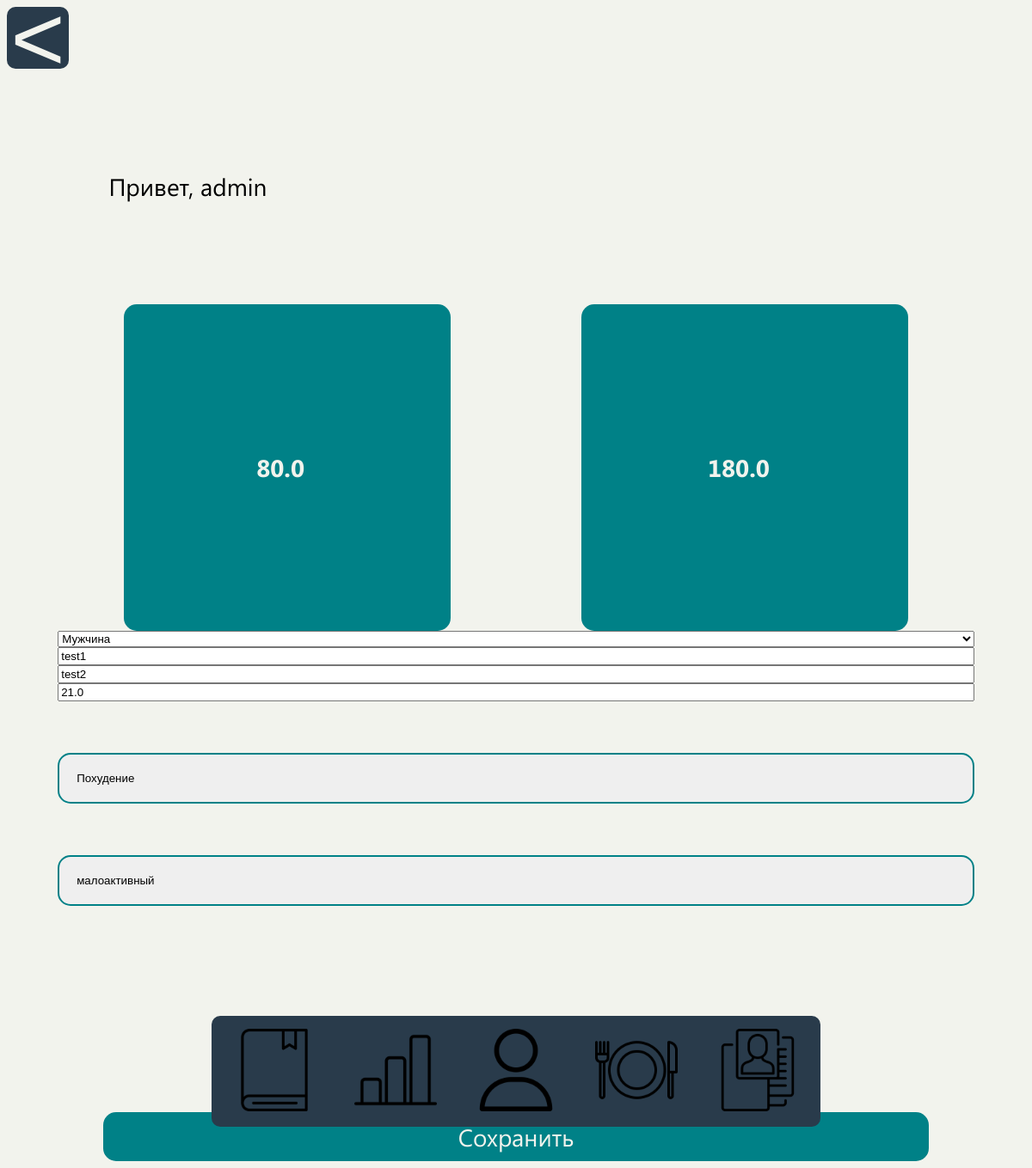
The app's page /edit_person_info/ (signed in), older data.
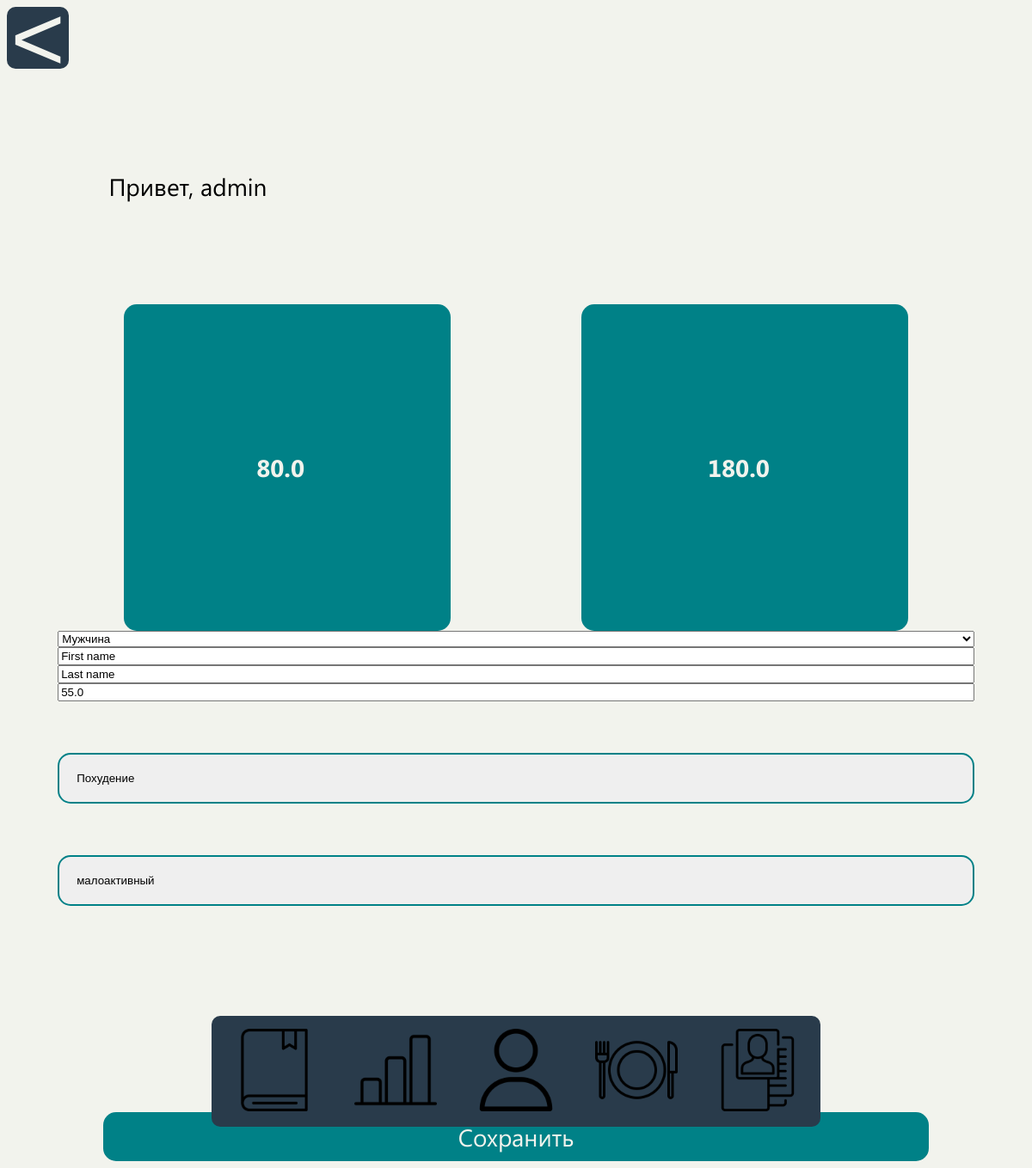
The same page, newer data.
### webflut/models.py (models this page shows, shortened)
class Personal_Inform(models.Model):
    user = models.ForeignKey(User, on_delete=models.CASCADE)  # Add this line
    first_name = models.CharField(max_length=10)
    last_name = models.CharField(max_length=10)
    SEX_CHOICES = [
        ('M', 'Мужчина'),
        ('F', 'Женщина'),
        ('', ''),
    ]
    sex = models.CharField(max_length=1, choices=SEX_CHOICES, default='')
    date_of_birth = models.FloatField(default=0)
    weight = models.FloatField(default=0)
    height = models.FloatField(default=0)
    GOAL_CHOICES = [
        ('L', 'Похудение'),
        ('M', 'Набор массы'),
        ('F', 'Поддержание веса'),
    ]
    goals = models.CharField(max_length=1, choices=GOAL_CHOICES, default='L')
    ACTIVE_CHOICES = [
        ('L', 'малоактивный'),
        ('M', 'активный'),
    ]
    active = models.CharField(max_length=1, choices=ACTIVE_CHOICES, default='L')
    class Meta:
        verbose_name = 'Личная Информация'
        verbose_name_plural = 'Личная Информация'

### webflut/views.py (the view)
# urls.py: path('edit_person_info/', views.edit_person_info, name='edit_person_info'),
def edit_person_info(request):
    personal_info = Personal_Inform.objects.get(user=request.user)
    if request.method == 'POST':
        form = PersonalInformForm(request.POST, instance=personal_info)
        if form.is_valid():
            form.save()
            return redirect('home')  # Redirect to the successful registration page
    else:
        form = PersonalInformForm(instance=personal_info)
    return render(request, 'edit_person_info.html', {'form': form})

### webflut/forms.py
class PersonalInformForm(forms.ModelForm):
    class Meta:
        model = Personal_Inform
        fields = ['weight', 'height', 'sex', 'first_name', 'last_name', 'date_of_birth',  'goals', 'active',]

### webflut/templates/edit_person_info.html (shortened to what this page needs)
{% load static %}
<!DOCTYPE html>
<html lang="en">
<head>
    <link href="{% static 'css/Profile Page/pers_info.css' %}" rel="stylesheet"/>
</head>
<body>
    {% block content %}
    {% include 'footer.html' %}
    <text>Привет, {{ request.user.username }}</text>
<form method="post">
    <div class="WH">
        {% for field in form %}
            {% if field.name == 'weight' or field.name == 'height' %}
                {{ field }}
            {% endif %}
        {% endfor %}
    </div>
    {% for field in form %}
        {% if field.name != 'weight' and field.name != 'height' %}
            {{ field }}
        {% endif %}
    {% endfor %}
    <button type="submit" class="save">Сохранить</button>
</form>
{% endblock %}
</body>
</html>

### webflut/templates/footer.html (shortened to what this page needs)
{% load static %}
<link href="{% static 'css/footer.css' %}" rel="stylesheet"/>
<button class="main-orientations" onclick="goBack()">&lt;</button>
<footer>
    <a href="{% url 'calories_and_bjy' %}" class="buttonFooter">
        <img src="{% static 'accets/журнал.png' %}" class="imgFooter"/></a>
    <a href="{% url 'calories_and_bjy' %}" class="buttonFooter">
        <img src="{% static 'accets/статистика.png' %}" class="imgFooter"/></a>
    <a href="{% url 'profile' %}" class="buttonFooter">
        <img src="{% static 'accets/profile.png' %}" class="imgFooter"/></a>
    <a href="{% url 'calories_and_bjy' %}" class="buttonFooter">
        <img src="{% static 'accets/kkal.png' %}" class="imgFooter"/></a>
    <a href="{% url 'person_info' %}" class="buttonFooter">
        <img src="{% static 'accets/pers_info.png' %}" class="imgFooter"/></a>
</footer>

### webflut/static/css/Profile Page/pers_info.css (style rules this page uses)
html { font-family: "Segoe UI"; background-color: #f2f3ed; }
body { display: flex; align-items: center; flex-direction: column; }
text { font-size: 28px; margin: 10% auto 10% 10%; }
#id_goals, #id_active { padding: 20px; border: 2px solid #008187; -webkit-appearance: none; -moz-appearance: none; appearance: none; border-radius: 15px; margin-top: 5vw; }
form { width: 90%; display: flex; flex-direction: column; }
.WH { display: flex; flex-direction: row; justify-content: space-around; }
#id_weight, #id_height { font-family: "Segoe UI Bold"; background-color: #008187; color: #f2f3ed; border-radius: 15px; font-size: 28px; text-align: center; border: 0; width: 30vw; height: 30vw; padding: 10px; }
.save { margin: auto; margin-top: 20vw; width: 90%; box-sizing: border-box; text-align: center; border: 0; background-color: #008187; font-size: 28px; padding: 10px 20px; font-family: "Segoe UI"; color: #f2f3ed; border-radius: 15px; }
footer { background-color: #293b4b; border-radius: 10px; padding: 5px; max-width: 100%; margin: auto; position: fixed; display: inline-block; white-space: nowrap; bottom: 4vw; }
.imgFooter { width: 8vw; }
.buttonFooter { display: inline-block; font-size: 10px; padding: 10px 20px; text-decoration: none; border-radius: 5px; border: 0; }

### webflut/static/css/footer.css (style rules this page uses)
.main-orientations { width: 11vw; height: 11vw; text-align: center; display: flex; color: #f2f3ed; align-items: center; margin-right: auto; justify-content: center; font-size: 15vw; border-radius: 10px; border: none; background-color: #293b4b; }
footer { background-color: #293b4b; border-radius: 10px; padding: 5px; max-width: 100%; margin: auto; position: fixed; display: inline-block; white-space: nowrap; bottom: 4vw; }
.imgFooter { width: 8vw; }
.buttonFooter { display: inline-block; font-size: 10px; padding: 10px 20px; text-decoration: none; border-radius: 5px; border: 0; }
@media (min-width: 769px) { .main-orientations { width: 8vw; height: 8vw; font-size: 11vw; padding: 2vw; } }
@media (min-width: 1025px) { .main-orientations { width: 6vw; height: 6vw; font-size: 9vw; padding: 2vw; } }

Row changes from the older to the newer data that the page shows:
changed Personal_Inform "Мужчина": first_name "test1" → "First name"; last_name "test2" → "Last name"; date_of_birth "21.0" → "55.0"
